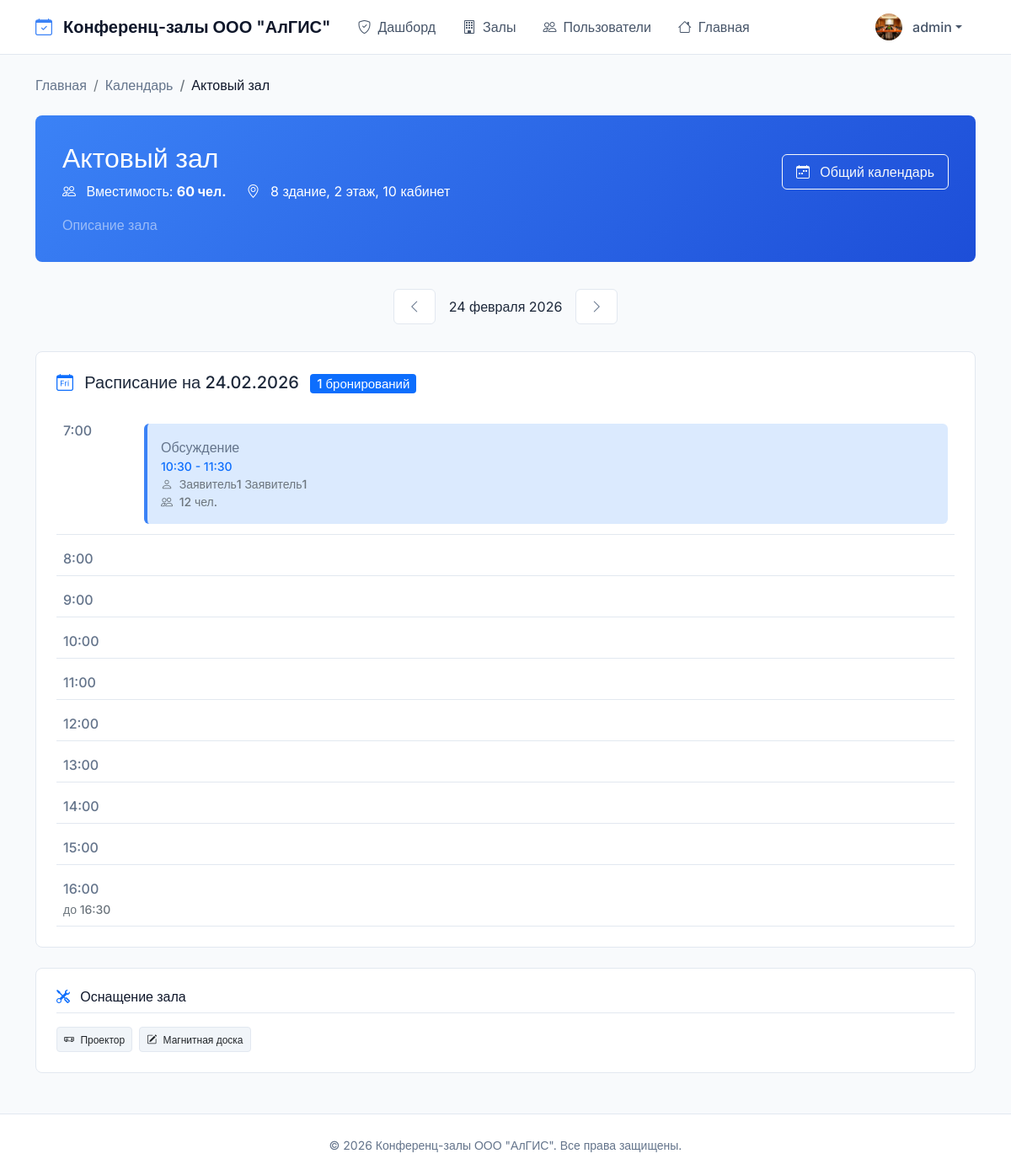
The page /schedule/room/2/ (signed in) on the database its author committed.
### bookings/models.py (models this page shows, shortened)
class User(AbstractUser):
    ROLE_CHOICES = (
        ('moderator', 'Модератор'),
        ('requester', 'Заявитель'),
        ('employee', 'Сотрудник'),
    )
    role = models.CharField(max_length=20, choices=ROLE_CHOICES, default='employee', verbose_name="Роль")
    phone = models.CharField(max_length=20, blank=True, verbose_name="Телефон")
    department = models.CharField(max_length=100, blank=True, verbose_name="Отдел")
    avatar = models.ImageField(upload_to='avatars/', blank=True, null=True, verbose_name="Аватар")
    def get_full_name(self):
        if self.first_name and self.last_name:
            return f"{self.first_name} {self.last_name}"
        return self.username
    class Meta:
        verbose_name = "Пользователь"
        verbose_name_plural = "Пользователи"

class ConferenceRoom(models.Model):
    name = models.CharField(max_length=100, verbose_name="Название")
    capacity = models.PositiveIntegerField(verbose_name="Вместимость")
    location = models.CharField(max_length=200, verbose_name="Местоположение")
    description = models.TextField(blank=True, verbose_name="Описание")
    has_projector = models.BooleanField(default=False, verbose_name="Проектор")
    has_video_conference = models.BooleanField(default=False, verbose_name="Видеоконференция")
    has_whiteboard = models.BooleanField(default=False, verbose_name="Доска")
    is_active = models.BooleanField(default=True, verbose_name="Активен")
    image = models.ImageField(upload_to='rooms/', blank=True, null=True, verbose_name="Изображение")
    created_at = models.DateTimeField(auto_now_add=True, verbose_name="Дата создания")
    updated_at = models.DateTimeField(auto_now=True, verbose_name="Дата обновления")
    class Meta:
        verbose_name = "Конференц-зал"
        verbose_name_plural = "Конференц-залы"
        ordering = ['name']

class Booking(models.Model):
    STATUS_CHOICES = (
        ('pending', 'Ожидает подтверждения'),
        ('approved', 'Подтверждено'),
        ('rejected', 'Отклонено'),
        ('cancelled', 'Отменено'),
    )
    room = models.ForeignKey(ConferenceRoom, on_delete=models.CASCADE, verbose_name="Зал", related_name='bookings')
    requester = models.ForeignKey(User, on_delete=models.CASCADE, related_name='bookings', verbose_name="Заявитель")
    title = models.CharField(max_length=200, verbose_name="Название мероприятия")
    description = models.TextField(verbose_name="Описание")
    start_time = models.DateTimeField(verbose_name="Начало")
    end_time = models.DateTimeField(verbose_name="Окончание")
    participants_count = models.PositiveIntegerField(verbose_name="Количество участников")
    status = models.CharField(max_length=20, choices=STATUS_CHOICES, default='pending', verbose_name="Статус")
    created_at = models.DateTimeField(auto_now_add=True, verbose_name="Создано")
    updated_at = models.DateTimeField(auto_now=True, verbose_name="Обновлено")
    moderated_by = models.ForeignKey(User, null=True, blank=True, on_delete=models.SET_NULL,
                                     related_name='moderated_bookings', verbose_name="Модератор")
    moderation_comment = models.TextField(blank=True, verbose_name="Комментарий модератора")
    class Meta:
        verbose_name = "Бронирование"
        verbose_name_plural = "Бронирования"
        ordering = ['-start_time']
        indexes = [
            models.Index(fields=['start_time', 'end_time']),
            models.Index(fields=['status']),
            models.Index(fields=['room', 'status']),
        ]

### bookings/views.py (the view)
# urls.py: path('schedule/room/<int:room_id>/', views.room_schedule, name='room_schedule'),
@any_role_required
def room_schedule(request, room_id):
    room = get_object_or_404(ConferenceRoom, id=room_id, is_active=True)
    selected_date_param = request.GET.get('date')
    if selected_date_param:
        try:
            selected_date_obj = datetime.strptime(selected_date_param, '%Y-%m-%d').date()
        except ValueError:
            selected_date_obj = timezone.now().date()
    else:
        selected_date_obj = timezone.now().date()
    day_start = timezone.make_aware(datetime.combine(selected_date_obj, datetime.min.time()))
    day_end = timezone.make_aware(datetime.combine(selected_date_obj, datetime.max.time()))
    bookings = Booking.objects.filter(
        room=room, status='approved',
        start_time__gte=day_start, start_time__lte=day_end
    ).order_by('start_time')
    return render(request, 'bookings/room_schedule.html', {
        'room': room, 'bookings': bookings, 'selected_date': selected_date_obj,
        'booking_settings': settings.BOOKING_SETTINGS, 'now': timezone.now(),
        'user_role': request.user.role,
    })

### bookings/templates/bookings/room_schedule.html (shortened to what this page needs)
{% extends 'bookings/base.html' %}
{% load static %}
{% block content %}
<div class="row mb-4">
    <div class="col-12">
        <nav aria-label="breadcrumb">
            <ol class="breadcrumb">
                <li class="breadcrumb-item"><a href="{% url 'bookings:index' %}" class="text-decoration-none">Главная</a></li>
                <li class="breadcrumb-item"><a href="{% url 'bookings:schedule' %}" class="text-decoration-none">Календарь</a></li>
                <li class="breadcrumb-item active" aria-current="page">{{ room.name }}</li>
            </ol>
        </nav>
    </div>
</div>
<div class="room-info">
    <div class="row align-items-center">
        <div class="col-md-8">
            <h2 class="fw-semibold mb-2">{{ room.name }}</h2>
            <div class="d-flex gap-4 flex-wrap">
                <div>
                    <i class="bi bi-people me-2"></i>
                    <span>Вместимость: <strong>{{ room.capacity }} чел.</strong></span>
                </div>
                <div>
                    <i class="bi bi-geo-alt me-2"></i>
                    <span>{{ room.location }}</span>
                </div>
            </div>
        </div>
        <div class="col-md-4 text-md-end mt-3 mt-md-0">
            <div class="d-flex gap-2 justify-content-md-end">
                <a href="{% url 'bookings:schedule' %}?room={{ room.id }}"
                   class="btn btn-outline-light">
                    <i class="bi bi-calendar-week me-2"></i>
                    Общий календарь
                </a>
            </div>
        </div>
    </div>
    {% if room.description %}
        <p class="mt-3 mb-0 text-white-50">{{ room.description }}</p>
    {% endif %}
</div>
<div class="date-navigator">
    <a href="?date={{ prev_date|date:'Y-m-d' }}" class="date-btn">
        <i class="bi bi-chevron-left"></i>
    </a>
    <span class="fw-semibold">{{ selected_date|date:"d E Y" }}</span>
    <a href="?date={{ next_date|date:'Y-m-d' }}" class="date-btn">
        <i class="bi bi-chevron-right"></i>
    </a>
</div>
<div class="row">
    <div class="col-12">
        <div class="border rounded-3 bg-white p-4">
            <h5 class="fw-semibold mb-4">
                <i class="bi bi-calendar-day text-primary me-2"></i>
                Расписание на {{ selected_date|date:"d.m.Y" }}
                {% if bookings %}
                    <span class="badge bg-primary ms-2">{{ bookings|length }} бронирований</span>
                {% endif %}
            </h5>
            {% if bookings %}
                <div class="schedule-container">
                    <div class="time-line">
                        {% for hour in "0123456789"|make_list %}
                            {% with hour_value=forloop.counter0|add:7 %}
                                {% if hour_value <= 16 %}
                                    <div class="time-slot">
                                        <div class="time-label">
                                            {{ hour_value }}:00
                                            {% if hour_value == 16 %}
                                                <br><small class="text-muted">до 16:30</small>
                                            {% endif %}
                                        </div>
                                        {% for booking in bookings %}
                                            {% if booking.start_time.hour == hour_value %}
                                                <div class="booking-card"
                                                     onclick="location.href='{% url 'bookings:booking_detail' booking.id %}'"
                                                     style="cursor: pointer;">
                                                    <div class="fw-semibold">{{ booking.title }}</div>
                                                    <div class="small text-primary">
                                                        {{ booking.start_time|date:"H:i" }} - {{ booking.end_time|date:"H:i" }}
                                                    </div>
                                                    <div class="small text-secondary">
                                                        <i class="bi bi-person me-1"></i>
                                                        {{ booking.requester.get_full_name|default:booking.requester.username }}
                                                    </div>
                                                    <div class="small text-secondary">
                                                        <i class="bi bi-people me-1"></i>
                                                        {{ booking.participants_count }} чел.
                                                    </div>
                                                </div>
                                            {% endif %}
                                        {% endfor %}
                                    </div>
                                {% endif %}
                            {% endwith %}
                        {% endfor %}
                    </div>
                </div>
            {% endif %}
        </div>
    </div>
</div>
<div class="row mt-4">
    <div class="col-12">
        <div class="border rounded-3 bg-white p-4">
            <h6 class="fw-medium mb-3">
                <i class="bi bi-tools text-primary me-2"></i>
                Оснащение зала
            </h6>
            <div class="d-flex flex-wrap gap-2">
                {% if room.has_projector %}
                    <span class="badge bg-light text-dark p-2">
                        <i class="bi bi-projector me-1"></i> Проектор
                    </span>
                {% endif %}
                {% if room.has_whiteboard %}
                    <span class="badge bg-light text-dark p-2">
                        <i class="bi bi-pencil-square me-1"></i> Магнитная доска
                    </span>
                {% endif %}
            </div>
        </div>
    </div>
</div>
{% endblock %}

### bookings/templates/bookings/base.html (shortened to what this page needs)
<!DOCTYPE html>
<html lang="ru">
<head>
    <link href="https://cdn.jsdelivr.net/npm/bootstrap@5.1.3/dist/css/bootstrap.min.css" rel="stylesheet">
    <link rel="stylesheet" href="https://cdn.jsdelivr.net/npm/bootstrap-icons@1.8.1/font/bootstrap-icons.css">
    {% load static %}
    <link rel="stylesheet" href="{% static 'bookings/css/style.css' %}">
</head>
<body>
    <nav class="navbar navbar-expand-lg">
        <div class="container">
            <a class="navbar-brand" href="{% url 'bookings:index' %}">
                <i class="bi bi-calendar-check"></i>
                <span class="d-none d-sm-inline">Конференц-залы ООО "АлГИС"</span>
            </a>
            <div class="collapse navbar-collapse" id="navbarNav">
                <ul class="navbar-nav me-auto">
                    {% if user.is_authenticated %}
                        {% if user.role == 'moderator' %}
                            <li class="nav-item">
                                <a class="nav-link {% if request.resolver_match.url_name == 'moderator_dashboard' %}active{% endif %}"
                                   href="{% url 'bookings:moderator_dashboard' %}">
                                    <i class="bi bi-shield-check"></i>Дашборд
                                </a>
                            </li>
                            <li class="nav-item">
                                <a class="nav-link {% if request.resolver_match.url_name == 'room_management' %}active{% endif %}"
                                   href="{% url 'bookings:room_management' %}">
                                    <i class="bi bi-building"></i>Залы
                                </a>
                            </li>
                            <li class="nav-item">
                                <a class="nav-link {% if request.resolver_match.url_name == 'user_management' %}active{% endif %}"
                                   href="{% url 'bookings:user_management' %}">
                                    <i class="bi bi-people"></i>Пользователи
                                </a>
                            </li>
                        {% endif %}
                        <li class="nav-item">
                            <a class="nav-link" href="{% url 'bookings:index' %}">
                                <i class="bi bi-house"></i><span class="d-none d-sm-inline">Главная</span>
                            </a>
                        </li>
                    {% endif %}
                </ul>
                <ul class="navbar-nav">
                    {% if user.is_authenticated %}
                        <li class="nav-item dropdown">
                            <a class="nav-link dropdown-toggle" href="#" id="userDropdown" role="button"
                               data-bs-toggle="dropdown" aria-expanded="false">
                                {% if user.avatar and user.avatar.url %}
                                    <img src="{{ user.avatar.url }}" class="avatar-image" alt="{{ user.username }}">
                                {% else %}
                                    <div class="avatar-circle">
                                        {{ user.username|first|upper }}
                                    </div>
                                {% endif %}
                                <span class="user-name d-none d-lg-inline">{{ user.get_full_name|default:user.username }}</span>
                            </a>
                        </li>
                    {% endif %}
                </ul>
            </div>
        </div>
    </nav>
    <main class="container mt-4">
        {% block content %}
        {% endblock %}
    </main>
    <footer class="footer mt-5 py-4">
        <div class="container text-center">
            <span class="small">© 2026 Конференц-залы ООО "АлГИС". Все права защищены.</span>
        </div>
    </footer>
</body>
</html>

### rows shown on the page
User: avatar (picture), get_full_name "admin"
ConferenceRoom: name "Актовый зал", capacity "60", location "8 здание, 2 этаж, 10 кабинет", description "Описание зала"
Booking: title "Обсуждение", start_time "10:30", end_time "11:30", requester.get_full_name "Заявитель1 Заявитель1", participants_count "12"

### other values the page prints
{{ bookings|length }} "1"
{{ hour_value }} "7" "8" "9" "10" "11" "12" "13" "14" "15" "16"
